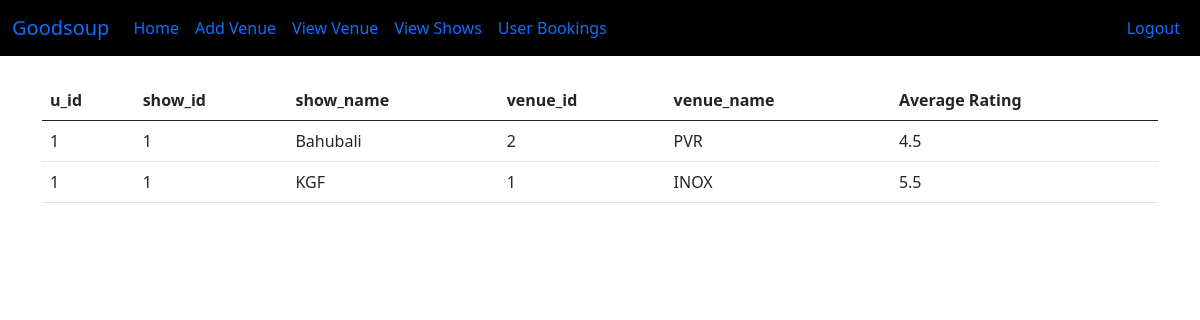
The page /user_bookings (signed in) on the database as committed earlier.
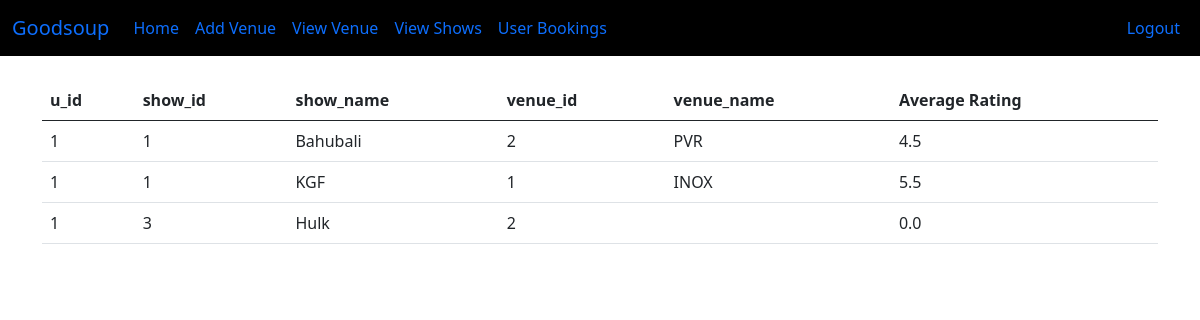
The same page on the database as committed later.
### main.py (models this page shows)
class user_hist_rating(db.Model):
    u_id = db.Column(db.Integer,nullable=False)
    show_id = db.Column(db.Integer,nullable=False)
    venue_id = db.Column(db.Integer,nullable=False)
    user_rating = db.Column(db.Float,default=0.0)
    __mapper_args__ = {
        'primary_key':[u_id,show_id,venue_id]
    }

class Show(db.Model):
    id = db.Column(db.Integer, primary_key=True)
    venue_id = db.Column(db.Integer, db.ForeignKey('venue.id'))
    name = db.Column(db.String(255), nullable=False)
    rating = db.Column(db.Float, nullable=False)
    tags = db.Column(db.String(255))
    show_timing = db.Column(db.DateTime)
    ticket_price = db.Column(db.Integer,nullable=False)
    available_seats=db.Column(db.Integer,nullable=False)
    date_added = db.Column(db.DateTime, default=datetime.utcnow())

class Venue(db.Model):
    id = db.Column(db.Integer, primary_key=True)
    name = db.Column(db.String(255), nullable=False)
    place = db.Column(db.String(255), nullable=False)
    location = db.Column(db.String(255), nullable=False)
    shows = db.relationship('Show', backref = 'shows')
    Capacity = db.Column(db.Integer, nullable=False)
    date_added = db.Column(db.DateTime, default=datetime.utcnow())

### main.py (the view)
@app.route('/user_bookings',methods=['POST','GET'])
@login_required
def user_bookings():
    user_bookings = user_hist_rating.query.all()
    forVenue=Venue.query.all()
    forShow=Show.query.all()
    for booking in user_bookings:
        venue_id = booking.venue_id
        show_id = booking.show_id
        forVenue.append(Venue.query.filter_by(id=venue_id))
        forShow.append(Show.query.filter_by(id=show_id))
        shows = user_hist_rating.query.filter_by(venue_id=venue_id,show_id=show_id)
        ratings=[]
        for show in shows:
            ratings.append(show.user_rating)
        booking.rating = sum(ratings)/len(ratings)
    return render_template('admin-user_bookings.html',user_bookings=user_bookings,forVenue=forVenue,forShow=forShow)

### main.py (called while the page is built)
@app.context_processor
def user_navbar():
    form = SearchForm()
    return dict(form=form)

@userlogin_manager.user_loader
def load_user(user_id):
    return Users.query.filter_by(id=int(user_id)).first()

### templates/admin-user_bookings.html (shortened to what this page needs)
{% extends 'baseadmin.html' %}
{% block content %}
  <table class="table">
    <thead>
      <tr>
        <th scope="col">u_id</th>
        <th scope="col">show_id</th>
        <th scope="col">show_name</th>
        <th scope="col">venue_id</th>
        <th scope="col">venue_name</th>
        <th scope="col">Average Rating</th>
      </tr>
    </thead>
    <tbody>
      {% for show in user_bookings %}
      <tr>
        <td>{{ show.u_id }}</td>
        <td>{{ show.show_id }}</td>
        <td>{{ forShow[user_bookings.index(show)].name }}</td>
        <td>{{ show.venue_id }}</td>
        <td>{{ forVenue[user_bookings.index(show)].name }}</td>
        <td>{{ show.rating }}</td>
      </tr>
      {% endfor %}
    </tbody>
  </table>
{% endblock %}

### templates/baseadmin.html (shortened to what this page needs)
<!doctype html>
<html lang="en">
  <head>
    <link href="https://cdn.jsdelivr.net/npm/bootstrap@5.0.2/dist/css/bootstrap.min.css" rel="stylesheet">
  </head>
  <body>
    {% include 'admin_navbar.html' %}
    <br/>
    <div class="container">
    {% block content %}
    {% endblock %}
    </div>
  </body>
</html>

### templates/admin_navbar.html (shortened to what this page needs)
<nav class="navbar navbar-expand-lg  bg-body-tertiary", style='background-color: black;'>
  <div class="container-fluid">
    <a class="navbar-brand" href="{{ url_for('home') }}">Goodsoup</a>
    <div class="collapse navbar-collapse" id="navbarSupportedContent">
      <ul class="navbar-nav me-auto mb-2 mb-lg-0">
        <li class="nav-item">
          <a class="nav-link active" style="text-decoration-color: blue ;" aria-current="page" href="{{ url_for('home') }}">Home</a>
        </li>
        <li class="nav-item">
          <a class="nav-link" href="{{ url_for('addvenue') }}">Add Venue</a>
        </li>
        <li class="nav-item">
          <a class="nav-link" href="{{ url_for('viewvenue') }}">View Venue</a>
        </li>
        <li class="nav-item">
          <a class="nav-link" href="{{ url_for('viewshows') }}">View Shows</a>
        </li>
        <li class="nav-item">
          <a class="nav-link" href="{{ url_for('user_bookings') }}">User Bookings</a>
        </li>
      </ul>
      <ul class="navbar-nav ms-auto mb-2 mb-lg-0">
        <li class="nav-item" >
          <a class="nav-link" href="{{ url_for('admin_logout') }}">Logout</a>
        </li>
    </ul>
    </div>
  </div>
</nav>

Rows that differ between the two databases and show on the page:
added user_hist_rating: u_id "1", show_id "3", venue_id "2", rating "0.0"
now on this page (row edited): Show: name "Hulk"
